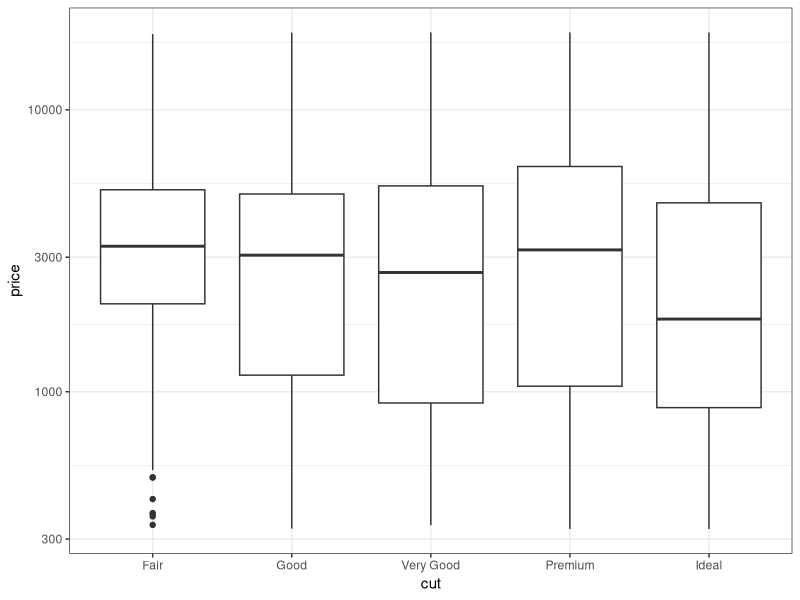

R code for this plot:
## ---- chunk 1
knitr::opts_chunk$set(echo = TRUE)
library(ggplot2)
## ---- chunk 2
diamonds |>
  ggplot(aes(x = cut, y = price)) +
  geom_boxplot() +
  scale_y_log10() +
  theme_bw()
